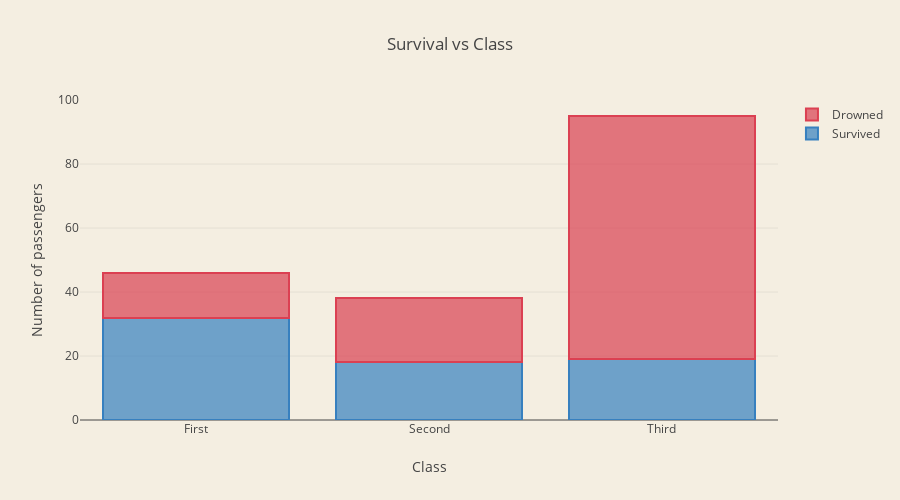

Notebook code for this chart:
### Code cell
passengers_by_class = test_set[['Pclass', 'Survived']].groupby(['Pclass']).count()
passengers_by_class_sur = test_set[['Pclass', 'Survived']].groupby(['Pclass']).sum()

trace1 = go.Bar(
    x = ['First', 'Second', 'Third'],
    y = passengers_by_class_sur['Survived'].tolist(),
    name='Survived',
    marker=dict(
        color='rgba(55, 128, 191, 0.7)',
        line=dict(
            color='rgba(55, 128, 191, 1.0)',
            width=2,
        )
    )
)
trace2 = go.Bar(
    x = ['First', 'Second', 'Third'],
    y = (passengers_by_class['Survived'] - passengers_by_class_sur['Survived']).tolist(),
    name='Drowned',
    marker=dict(
        color='rgba(219, 64, 82, 0.7)',
        line=dict(
            color='rgba(219, 64, 82, 1.0)',
            width=2,
        )
    )
)

data = [trace1, trace2]
layout = go.Layout(
    barmode='stack',
    title = 'Survival vs Class',
    width=900,
    height=500,
    paper_bgcolor='rgb(244, 238, 225)',
    plot_bgcolor='rgb(244, 238, 225)',
    yaxis = dict(title= 'Number of passengers'),
    xaxis = dict(title= 'Class')
)

fig = go.Figure(data=data, layout=layout)
py.iplot(fig)

### Figure 1 — Plotly figure (JSON) as saved in the notebook; plotly's stock layout.template omitted (floating-point values rounded to 4 significant figures)
{"data": [{"marker": {"color": "rgba(55, 128, 191, 0.7)", "line": {"color": "rgba(55, 128, 191, 1.0)", "width": 2}}, "name": "Survived", "type": "bar", "x": ["First", "Second", "Third"], "y": [32, 18, 19]}, {"marker": {"color": "rgba(219, 64, 82, 0.7)", "line": {"color": "rgba(219, 64, 82, 1.0)", "width": 2}}, "name": "Drowned", "type": "bar", "x": ["First", "Second", "Third"], "y": [14, 20, 76]}], "layout": {"barmode": "stack", "height": 500, "paper_bgcolor": "rgb(244, 238, 225)", "plot_bgcolor": "rgb(244, 238, 225)", "title": "Survival vs Class", "width": 900, "xaxis": {"title": "Class"}, "yaxis": {"title": "Number of passengers"}}}
